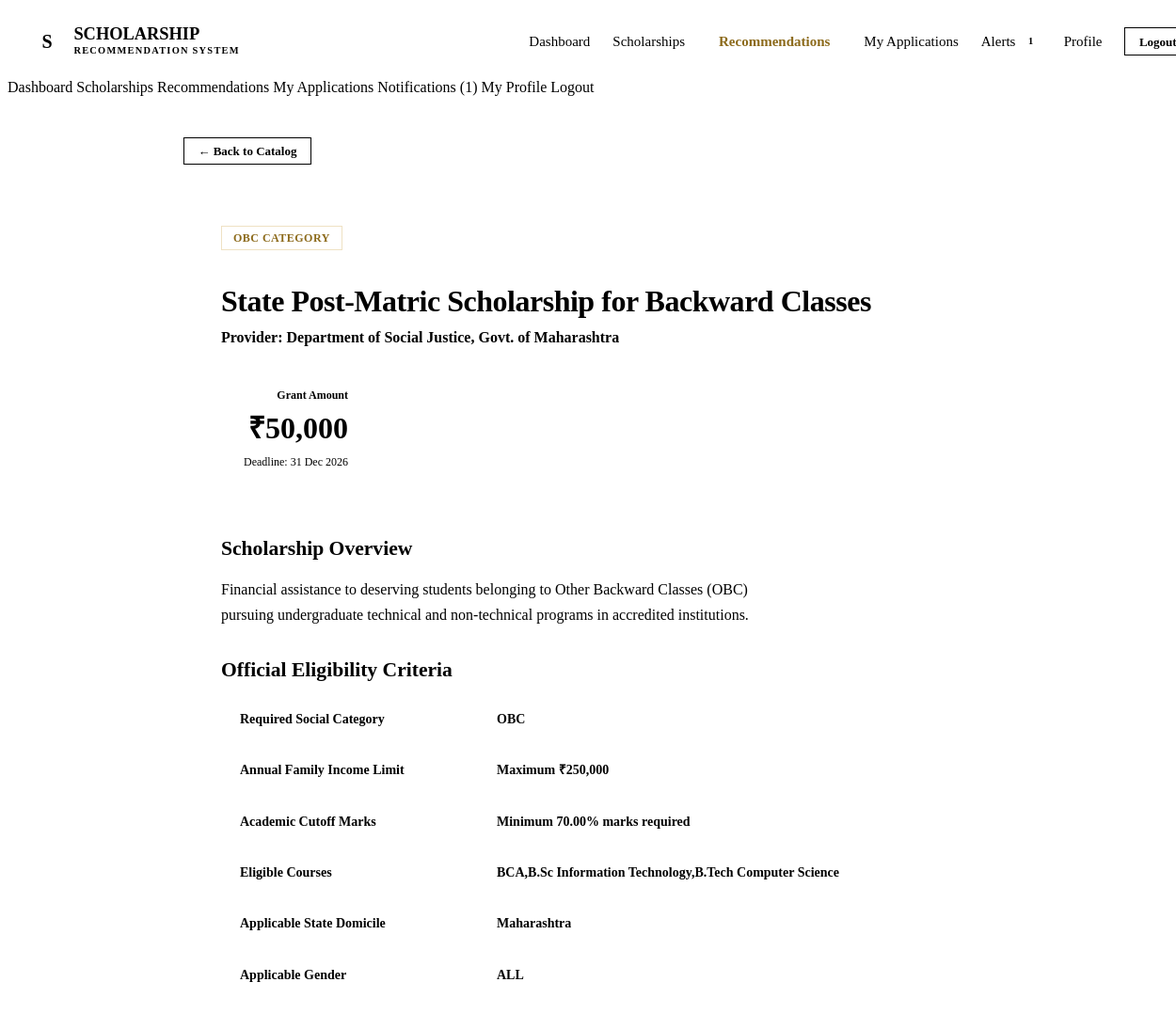
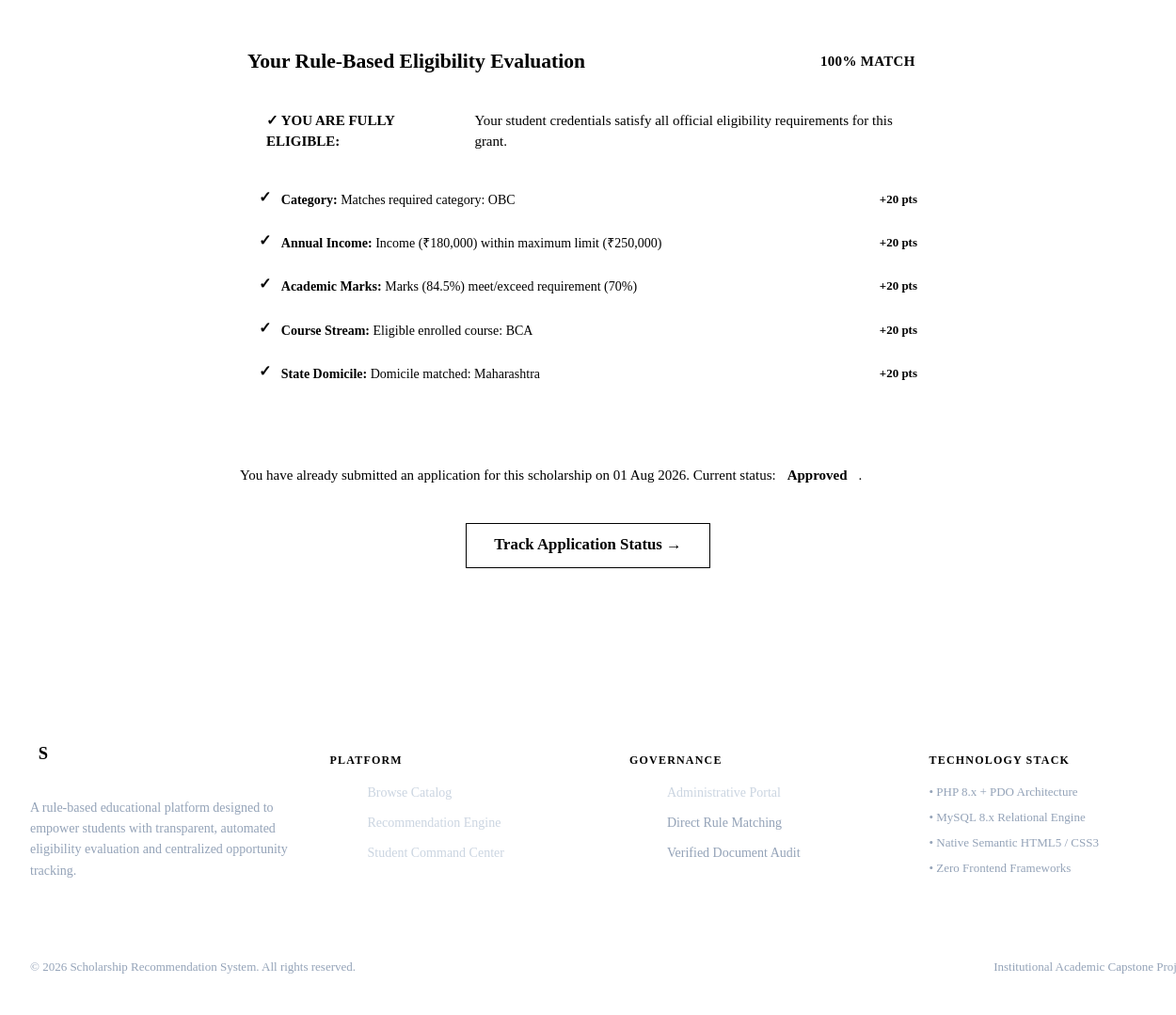
The app's page /student/scholarship_details.php?id=1 (signed in) with its own data (2 pictures, top to bottom).
### tables this page shows
CREATE TABLE `tbl_scholarship` (
    `scholarship_id` INT AUTO_INCREMENT PRIMARY KEY,
    `title` VARCHAR(200) NOT NULL,
    `description` TEXT NOT NULL,
    `provider` VARCHAR(150) NOT NULL,
    `amount` DECIMAL(10, 2) NOT NULL,
    `category_required` VARCHAR(100) DEFAULT 'ALL',
    `max_income` DECIMAL(12, 2) NOT NULL DEFAULT 0.00,
    `min_marks` DECIMAL(5, 2) NOT NULL DEFAULT 0.00,
    `eligible_course` VARCHAR(150) DEFAULT 'ALL',
    `state_applicable` VARCHAR(100) DEFAULT 'ALL',
    `gender_applicable` ENUM('ALL', 'Male', 'Female', 'Other') DEFAULT 'ALL',
    `last_date` DATE NOT NULL,
    `status` ENUM('Active', 'Inactive', 'Archived') DEFAULT 'Active',
    `created_at` TIMESTAMP DEFAULT CURRENT_TIMESTAMP,
    `updated_at` TIMESTAMP DEFAULT CURRENT_TIMESTAMP ON UPDATE CURRENT_TIMESTAMP,
    INDEX `idx_scholarship_status` (`status`),
    INDEX `idx_scholarship_deadline` (`last_date`)
);

CREATE TABLE `tbl_application` (
    `application_id` INT AUTO_INCREMENT PRIMARY KEY,
    `student_id` INT NOT NULL,
    `scholarship_id` INT NOT NULL,
    `applied_date` TIMESTAMP DEFAULT CURRENT_TIMESTAMP,
    `status` ENUM('Applied', 'Under Review', 'Approved', 'Rejected') DEFAULT 'Applied',
    `remarks` TEXT NULL,
    `updated_at` TIMESTAMP DEFAULT CURRENT_TIMESTAMP ON UPDATE CURRENT_TIMESTAMP,
    UNIQUE KEY `unique_student_scholarship` (`student_id`, `scholarship_id`),
    CONSTRAINT `fk_app_student` FOREIGN KEY (`student_id`) REFERENCES `tbl_student` (`student_id`) ON DELETE CASCADE,
    CONSTRAINT `fk_app_scholarship` FOREIGN KEY (`scholarship_id`) REFERENCES `tbl_scholarship` (`scholarship_id`) ON DELETE RESTRICT,
    INDEX `idx_app_status` (`status`)
);

### includes/functions.php (called while the page is built, shortened)
<?php
function sanitize(?string $data): string {
    return htmlspecialchars(trim((string)$data), ENT_QUOTES, 'UTF-8');
}
function formatCurrency(float|int|string $amount): string {
    return '₹' . number_format((float)$amount, 0, '.', ',');
}
function formatDate(?string $dateStr, string $format = 'd M Y'): string {
    return date($format, strtotime($dateStr));
}
function calculateScholarshipMatch(array $student, array $scholarship): array {
    $score = 0;
    $breakdown = [];
    $isEligible = true;
    $reqCategory = trim((string)($scholarship['category_required'] ?? 'ALL'));
    $studentCategory = trim((string)($student['category'] ?? ''));
    if (strtoupper($reqCategory) === 'ALL') {
        $score += 20;
        $breakdown['category'] = [
            'status' => true,
            'label' => 'Category',
            'points' => 20,
            'reason' => 'Open to all categories (Student: ' . $studentCategory . ')'
        ];
    } else {
        $allowedCategories = array_map('trim', explode(',', $reqCategory));
        if (in_array($studentCategory, $allowedCategories, true)) {
            $score += 20;
            $breakdown['category'] = [
                'status' => true,
                'label' => 'Category',
                'points' => 20,
                'reason' => 'Matches required category: ' . $studentCategory
            ];
        }
    }
    $maxIncome = (float)($scholarship['max_income'] ?? 0);
    $studentIncome = (float)($student['annual_income'] ?? 0);
    if ($maxIncome <= 0) {
        $score += 20;
        $breakdown['income'] = [
            'status' => true,
            'label' => 'Annual Income',
            'points' => 20,
            'reason' => 'No income ceiling restriction'
        ];
    } else {
        if ($studentIncome <= $maxIncome) {
            $score += 20;
            $breakdown['income'] = [
                'status' => true,
                'label' => 'Annual Income',
                'points' => 20,
                'reason' => 'Income (' . formatCurrency($studentIncome) . ') within maximum limit (' . formatCurrency($maxIncome) . ')'
            ];
        }
    }
    $minMarks = (float)($scholarship['min_marks'] ?? 0);
    $studentMarks = (float)($student['marks_percentage'] ?? 0);
    if ($studentMarks >= $minMarks) {
        $score += 20;
        $breakdown['marks'] = [
            'status' => true,
            'label' => 'Academic Marks',
            'points' => 20,
            'reason' => 'Marks (' . $studentMarks . '%) meet/exceed requirement (' . $minMarks . '%)'
        ];
    }
    $reqCourse = trim((string)($scholarship['eligible_course'] ?? 'ALL'));
    $studentCourse = trim((string)($student['course'] ?? ''));
    if (strtoupper($reqCourse) === 'ALL') {
        $score += 20;
        $breakdown['course'] = [
            'status' => true,
            'label' => 'Course Stream',
            'points' => 20,
            'reason' => 'Open to all academic streams (Student: ' . $studentCourse . ')'
        ];
    } else {
        $allowedCourses = array_map('trim', explode(',', $reqCourse));
        $courseMatched = false;
        foreach ($allowedCourses as $ac) {
            if (strcasecmp($ac, $studentCourse) === 0 || stripos($studentCourse, $ac) !== false || stripos($ac, $studentCourse) !== false) {
                $courseMatched = true;
                break;
            }
        }
        if ($courseMatched) {
            $score += 20;
            $breakdown['course'] = [
                'status' => true,
                'label' => 'Course Stream',
                'points' => 20,
                'reason' => 'Eligible enrolled course: ' . $studentCourse
            ];
        }
    }
    $reqState = trim((string)($scholarship['state_applicable'] ?? 'ALL'));
    $studentState = trim((string)($student['state'] ?? ''));
    if (strtoupper($reqState) === 'ALL') {
        $score += 20;
        $breakdown['state'] = [
            'status' => true,
            'label' => 'State Domicile',
            'points' => 20,
            'reason' => 'All-India eligibility (Student domicile: ' . $studentState . ')'
        ];
    } else {
        if (strcasecmp($reqState, $studentState) === 0) {
            $score += 20;
            $breakdown['state'] = [
                'status' => true,
                'label' => 'State Domicile',
                'points' => 20,
                'reason' => 'Domicile matched: ' . $studentState
            ];
        }
    }
    $reqGender = trim((string)($scholarship['gender_applicable'] ?? 'ALL'));
    $rankTier = 'Not Recommended';
    $badgeClass = 'badge-danger';
    if ($score >= 90) {
        $rankTier = 'High Match (Fully Eligible)';
        $badgeClass = 'badge-success';
    } elseif ($score >= 70) {
        $rankTier = 'Moderate Match';
        $badgeClass = 'badge-warning';
    } elseif ($score >= 50) {
        $rankTier = 'Low Match';
        $badgeClass = 'badge-neutral';
    }
    return [
        'match_score' => $score,
        'is_eligible' => $isEligible,
        'rank_tier'   => $rankTier,
        'badge_class' => $badgeClass,
        'breakdown'   => $breakdown
    ];
}
?>

### includes/auth.php (called while the page is built, shortened)
<?php
function isStudentLoggedIn(): bool {
    return isset($_SESSION['user_type']) && $_SESSION['user_type'] === 'student' && !empty($_SESSION['student_id']);
}
function getLoggedInStudent(PDO $db): ?array {
    $stmt = $db->prepare("SELECT * FROM tbl_student WHERE student_id = ?");
    $stmt->execute([$_SESSION['student_id']]);
    $student = $stmt->fetch();
    return $student ?: null;
}
?>

### student/scholarship_details.php (the view, shortened to what this page needs)
<?php
require_once __DIR__ . '/../includes/auth.php';
require_once __DIR__ . '/../includes/functions.php';
$scholarshipId = (int)($_GET['id'] ?? 0);
$db = getDB();
$stmt = $db->prepare("SELECT * FROM tbl_scholarship WHERE scholarship_id = ?");
$stmt->execute([$scholarshipId]);
$scholarship = $stmt->fetch();
$student = isStudentLoggedIn() ? getLoggedInStudent($db) : null;
$matchResult = $student ? calculateScholarshipMatch($student, $scholarship) : null;
$existingApp = null;
if ($student) {
    $stmtChk = $db->prepare("SELECT * FROM tbl_application WHERE student_id = ? AND scholarship_id = ?");
    $stmtChk->execute([$student['student_id'], $scholarshipId]);
    $existingApp = $stmtChk->fetch();
}
include __DIR__ . '/../includes/header.php';
?>
<main class="main-content">
    <div class="container container-narrow">
        <div style="margin-bottom: 1.5rem;">
            <a href="scholarships.php" class="btn btn-secondary btn-sm">← Back to Catalog</a>
        </div>
        <div class="card" style="padding: 2.5rem; margin-bottom: 2rem;">
            <div style="display: flex; justify-content: space-between; align-items: flex-start; gap: 1.5rem; margin-bottom: 1.5rem; padding-bottom: 1.5rem; border-bottom: 1px solid var(--border-light); flex-wrap: wrap;">
                <div>
                    <span class="badge badge-accent mb-1"><?= sanitize($scholarship['category_required']) ?> Category</span>
                    <h2 style="font-size: 2rem; margin-bottom: 0.35rem; color: var(--primary);">
                        <?= sanitize($scholarship['title']) ?>
                    </h2>
                    <div style="font-size: 1rem; color: var(--secondary); font-weight: 600;">
                        Provider: <?= sanitize($scholarship['provider']) ?>
                    </div>
                </div>
                <div style="text-align: right; background-color: var(--surface-subtle); padding: 1rem 1.5rem; border-radius: var(--radius-md); border: 1px solid var(--border);">
                    <div class="text-xs text-muted font-semibold uppercase">Grant Amount</div>
                    <div style="font-family: var(--font-heading); font-size: 2rem; font-weight: 700; color: var(--primary);">
                        <?= formatCurrency($scholarship['amount']) ?>
                    </div>
                    <div class="text-xs text-muted">Deadline: <?= formatDate($scholarship['last_date']) ?></div>
                </div>
            </div>
            <div style="margin-bottom: 2rem;">
                <h4 style="margin-bottom: 0.75rem;">Scholarship Overview</h4>
                <p style="font-size: 1rem; line-height: 1.7;"><?= nl2br(sanitize($scholarship['description'])) ?></p>
            </div>
            <div style="margin-bottom: 2rem;">
                <h4 style="margin-bottom: 0.75rem;">Official Eligibility Criteria</h4>
                <div class="table-responsive">
                    <table class="table">
                        <tbody>
                            <tr>
                                <th style="width: 35%;">Required Social Category</th>
                                <td><strong><?= sanitize($scholarship['category_required']) ?></strong></td>
                            </tr>
                            <tr>
                                <th>Annual Family Income Limit</th>
                                <td>
                                    <strong>
                                        <?= $scholarship['max_income'] > 0 ? 'Maximum ' . formatCurrency($scholarship['max_income']) : 'No Income Ceiling' ?>
                                    </strong>
                                </td>
                            </tr>
                            <tr>
                                <th>Academic Cutoff Marks</th>
                                <td>
                                    <strong>
                                        <?= $scholarship['min_marks'] > 0 ? 'Minimum ' . $scholarship['min_marks'] . '% marks required' : 'Open / Passing Grade' ?>
                                    </strong>
                                </td>
                            </tr>
                            <tr>
                                <th>Eligible Courses</th>
                                <td><strong><?= sanitize($scholarship['eligible_course']) ?></strong></td>
                            </tr>
                            <tr>
                                <th>Applicable State Domicile</th>
                                <td><strong><?= sanitize($scholarship['state_applicable']) ?></strong></td>
                            </tr>
                            <tr>
                                <th>Applicable Gender</th>
                                <td><strong><?= sanitize($scholarship['gender_applicable']) ?></strong></td>
                            </tr>
                        </tbody>
                    </table>
                </div>
            </div>
            <?php if ($student && $matchResult): ?>
                <div style="background-color: var(--surface-subtle); border: 2px solid <?= $matchResult['is_eligible'] ? 'var(--success-border)' : 'var(--border)' ?>; border-radius: var(--radius-md); padding: 1.75rem; margin-bottom: 2rem;">
                    <div style="display: flex; justify-content: space-between; align-items: center; margin-bottom: 1rem;">
                        <h4 style="margin: 0; color: var(--primary);">Your Rule-Based Eligibility Evaluation</h4>
                        <span class="match-score-badge"><?= $matchResult['match_score'] ?>% MATCH</span>
                    </div>
                    <?php if ($matchResult['is_eligible']): ?>
                        <div class="alert alert-success" style="margin-bottom: 1rem;">
                            <strong>✓ YOU ARE FULLY ELIGIBLE:</strong> Your student credentials satisfy all official eligibility requirements for this grant.
                        </div>
                    <?php else: ?>
                        <div class="alert alert-warning" style="margin-bottom: 1rem;">
                            <strong>⚠ NOT DIRECTLY ELIGIBLE:</strong> One or more criteria did not match your current student profile. Review details below.
                        </div>
                    <?php endif; ?>
                    <div style="display: flex; flex-direction: column; gap: 0.5rem;">
                        <?php foreach ($matchResult['breakdown'] as $crit): ?>
                            <div class="criteria-item <?= $crit['status'] ? 'valid' : 'invalid' ?>">
                                <span class="criteria-icon"><?= $crit['status'] ? '✓' : '✕' ?></span>
                                <div style="flex: 1;">
                                    <strong><?= $crit['label'] ?>:</strong> <?= sanitize($crit['reason']) ?>
                                </div>
                                <span style="font-weight: 700; font-size: 0.8125rem;">+<?= $crit['points'] ?> pts</span>
                            </div>
                        <?php endforeach; ?>
                    </div>
                </div>
                <div style="text-align: center;">
                    <?php if ($existingApp): ?>
                        <div class="alert alert-info">
                            You have already submitted an application for this scholarship on <?= formatDate($existingApp['applied_date']) ?>. Current status: <strong><?= $existingApp['status'] ?></strong>.
                        </div>
                        <a href="application_status.php?id=<?= $existingApp['application_id'] ?>" class="btn btn-primary btn-lg">Track Application Status →</a>
                    <?php elseif ($matchResult['is_eligible']): ?>
                        <a href="apply.php?id=<?= $scholarship['scholarship_id'] ?>" class="btn btn-primary btn-lg" style="padding: 1rem 2.5rem; font-size: 1.15rem;">
                            APPLY NOW FOR THIS SCHOLARSHIP
                        </a>
                    <?php else: ?>
                        <a href="apply.php?id=<?= $scholarship['scholarship_id'] ?>" class="btn btn-secondary btn-lg">
                            Proceed to Apply with Current Credentials
                        </a>
                    <?php endif; ?>
                </div>
            <?php elseif (!$student): ?>
                <div class="alert alert-info text-center" style="margin: 0;">
                    Please <a href="../login.php" style="font-weight: bold; text-decoration: underline;">Sign In as a Student</a> to calculate your personalized eligibility match score and apply.
                </div>
            <?php endif; ?>
        </div>
    </div>
</main>
<?php include __DIR__ . '/../includes/footer.php'; ?>

### records on screen
tbl_scholarship: category_required "OBC", title "State Post-Matric Scholarship for Backward Classes", provider "Department of Social Justice, Govt. of Maharashtra", amount "₹50,000", last_date "31 Dec 2026", description "Financial assistance to deserving students belonging to Other Backward Classes (OBC) pursuing undergraduate technical and non-technical programs in accredited institutions.", max_income "₹250,000", min_marks "70.00", eligible_course "BCA,B.Sc Information Technology,B.Tech Computer Science", state_applicable "Maharashtra", gender_applicable "ALL"
tbl_application: applied_date "01 Aug 2026", status "Approved"

### other values on screen
$unreadNotifs "1"
$matchResult['match_score'] "100"
$crit['label'] "Category"
$crit['reason'] "Matches required category: OBC"
$crit['points'] "20"
$crit['label'] "Annual Income"
$crit['reason'] "Income (₹180,000) within maximum limit (₹250,000)"
$crit['label'] "Academic Marks"
$crit['reason'] "Marks (84.5%) meet/exceed requirement (70%)"
$crit['label'] "Course Stream"
$crit['reason'] "Eligible enrolled course: BCA"
$crit['label'] "State Domicile"
$crit['reason'] "Domicile matched: Maharashtra"
